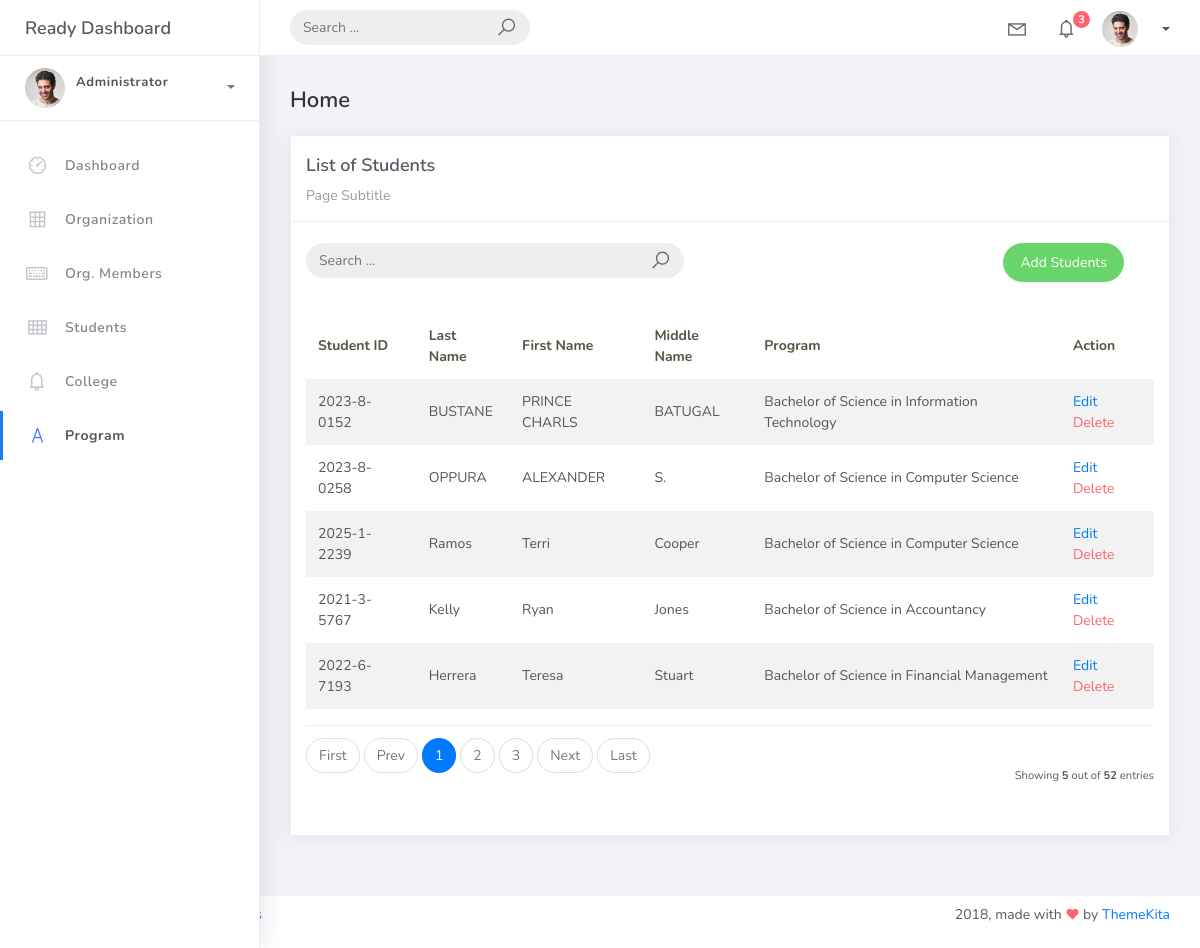
The page /student/ on the database its author committed.
### studentorg/models.py (models this page shows, shortened)
class BaseModel(models.Model):
    created_at = models.DateTimeField(auto_now_add=True, db_index=True)
    updated_at = models.DateTimeField(auto_now=True)
    class Meta:
        abstract = True

class Student(BaseModel):
    student_id = models.CharField(max_length=15)
    lastname = models.CharField(max_length=25)
    firstname = models.CharField(max_length=25)
    middlename = models.CharField(max_length=25, blank=True, null=True)
    program = models.ForeignKey(Program, on_delete=models.CASCADE)

class Program(BaseModel):
    prog_name = models.CharField(max_length=150)
    college = models.ForeignKey(College, on_delete=models.CASCADE)
    def __str__(self):
        return self.prog_name

### studentorg/views.py (the view)
# urls.py: path('student/', StudentListView.as_view(), name='student-list'),
class StudentListView(ListView):
    model = Student
    template_name = 'student_list.html'
    paginate_by = 5

### templates/student_list.html (shortened to what this page needs)
{% extends 'base.html' %} {% load static %} {% block content %}
<div class="content">
    <div class="container-fluid">
        <h4 class="page-title">Home</h4>
        <div class="row">
            <div class="col-md-12">
                <div class="card">
                    <div class="card-header">
                        <div class="card-title">List of Students</div>
                        <div class="card-category">Page Subtitle</div>
                    </div>
                    <br />
                        <div class="col-md-12 row">
                            <div class="col-md-6">
                                <form class="navbar-left navbar-form nav-search mr-md-3" action="">
                                    <div class="input-group">
                                        <input type="text" placeholder="Search ..." class="form-control" />
                                        <div class="input-group-append">
                                            <span class="input-group-text">
                                                <i class="la la-search search-icon"></i>
                                            </span>
                                        </div>
                                    </div>
                                </form>
                            </div>
                            <div class="col-md-6">
                                <div class="pull-right">
                                    <a href="{% url 'student-add' %}" class="btn btn-success btn-rounded">Add Students</a>
                                    </div>
                                </div>
                            </div>
                    <div class="card-body">
                        <table class="table table-striped mt-3">
                            <thead>
                                <tr>
                                    <th scope="col">Student ID</th>
                                    <th scope="col">Last Name</th>
                                    <th scope="col">First Name</th>
                                    <th scope="col">Middle Name</th>
                                    <th scope="col">Program</th>
                                    <th scope="col">Action</th>
                                </tr>
                            </thead>
                            <tbody>
                                {% for object in object_list %}
                                <tr>
                                    <td>{{ object.student_id }}</td>
                                    <td>{{ object.lastname }}</td>
                                    <td>{{ object.firstname }}</td>
                                    <td>{{ object.middlename }}</td>
                                    <td>{{ object.program }}</td>
                                    <td>
                                        <a href="{% url 'student-update' object.pk %}">Edit</a>
                                        <a href="{% url 'student-delete' object.pk %}" class="text-danger">Delete</a>
                                    </td>
                                </tr>
                                {% endfor %}
                            </tbody>
                        </table>
                        {% include 'includes/pagination.html' %}
                    </div>
                </div>
            </div>
        </div>
    </div>
</div>
{% endblock %}

### rows shown on the page
Student: student_id "2023-8-0152", lastname "BUSTANE", firstname "PRINCE CHARLS", middlename "BATUGAL", program "Bachelor of Science in Information Technology"
Student: student_id "2023-8-0258", lastname "OPPURA", firstname "ALEXANDER", middlename "S.", program "Bachelor of Science in Computer Science"
Student: student_id "2025-1-2239", lastname "Ramos", firstname "Terri", middlename "Cooper", program "Bachelor of Science in Computer Science"
Student: student_id "2021-3-5767", lastname "Kelly", firstname "Ryan", middlename "Jones", program "Bachelor of Science in Accountancy"
Student: student_id "2022-6-7193", lastname "Herrera", firstname "Teresa", middlename "Stuart", program "Bachelor of Science in Financial Management"

### other values the page prints
{{ page_num }} "1"
{{ page_num }} "2" "3"
{{ object_list.count }} "5"
{{ paginator.count }} "52"
